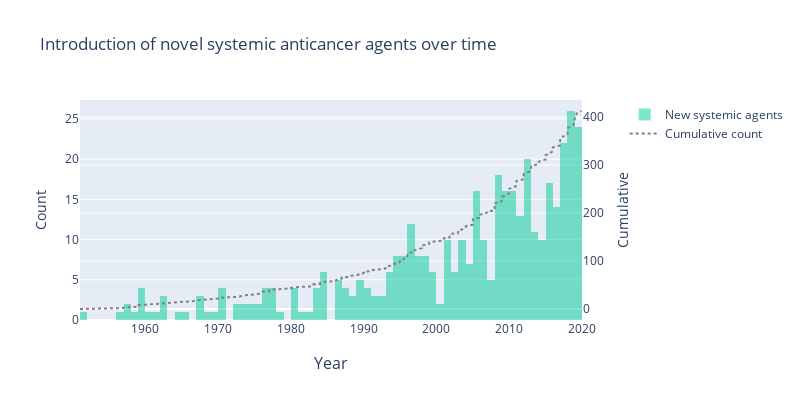

The notebook cell this image was saved under:
### Code cell
fig = make_subplots(x_title='Year',specs=[[{"secondary_y": True}]])

date_range = 2020 - drug_use_dates.reference_date.dt.year.min()

fig.add_trace(go.Histogram(x=drug_use_dates[drug_use_dates.reference_date.dt.year < 2020].reference_date,
                           opacity=0.5, marker_color='#00CC96',
                           nbinsx=69, name='New systemic agents'),
                           )

fig.add_trace(go.Scatter(x=drug_use_dates[drug_use_dates.reference_date.dt.year < 2020].reference_date,
                         y=drug_use_dates[drug_use_dates.reference_date.dt.year < 2020].index,
                         line={'color':'gray', "dash": 'dot'},
                         name='Cumulative count'), secondary_y = True)

fig.update_layout(
     width=800, height=400,
     title='Introduction of novel systemic anticancer agents over time',
     showlegend=True
)

fig.update_yaxes(title_font_family="Arial",
                 title='Count', 
                 secondary_y=False)
fig.update_yaxes(title_font_family="Arial",
                 title='Cumulative', 
                 secondary_y=True)
fig.show()

### Figure 1 — Plotly figure (JSON) as saved in the notebook; plotly's stock layout.template omitted (floating-point values rounded to 4 significant figures; data arrays with more than 128 entries replaced by an {"elided": "..."} marker saying what was removed)
{"data": [{"marker": {"color": "#00CC96"}, "name": "New systemic agents", "nbinsx": 69, "opacity": 0.5, "type": "histogram", "x": {"elided": "414 str values"}}, {"line": {"color": "gray", "dash": "dot"}, "name": "Cumulative count", "type": "scatter", "x": {"elided": "414 str values"}, "xaxis": "x", "y": {"elided": "414 int values"}, "yaxis": "y2"}], "layout": {"annotations": [{"font": {"size": 16}, "showarrow": false, "text": "Year", "x": 0.47, "xanchor": "center", "xref": "paper", "y": 0, "yanchor": "top", "yref": "paper", "yshift": -30}], "height": 400, "showlegend": true, "title": {"text": "Introduction of novel systemic anticancer agents over time"}, "width": 800, "xaxis": {"anchor": "y", "domain": [0, 0.94]}, "yaxis": {"anchor": "x", "domain": [0, 1], "title": {"text": "Count"}}, "yaxis2": {"anchor": "x", "overlaying": "y", "side": "right", "title": {"text": "Cumulative"}}}}
